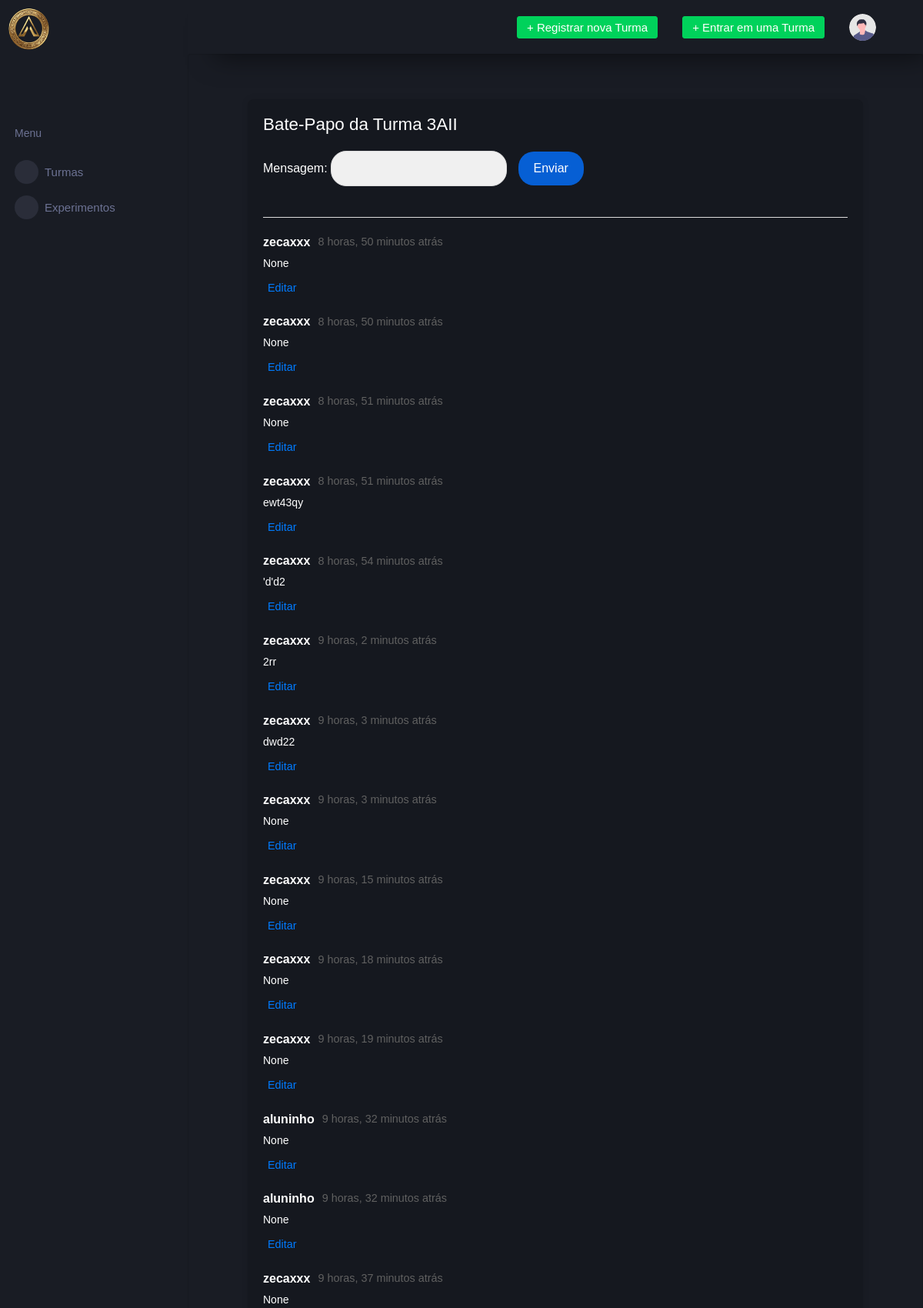
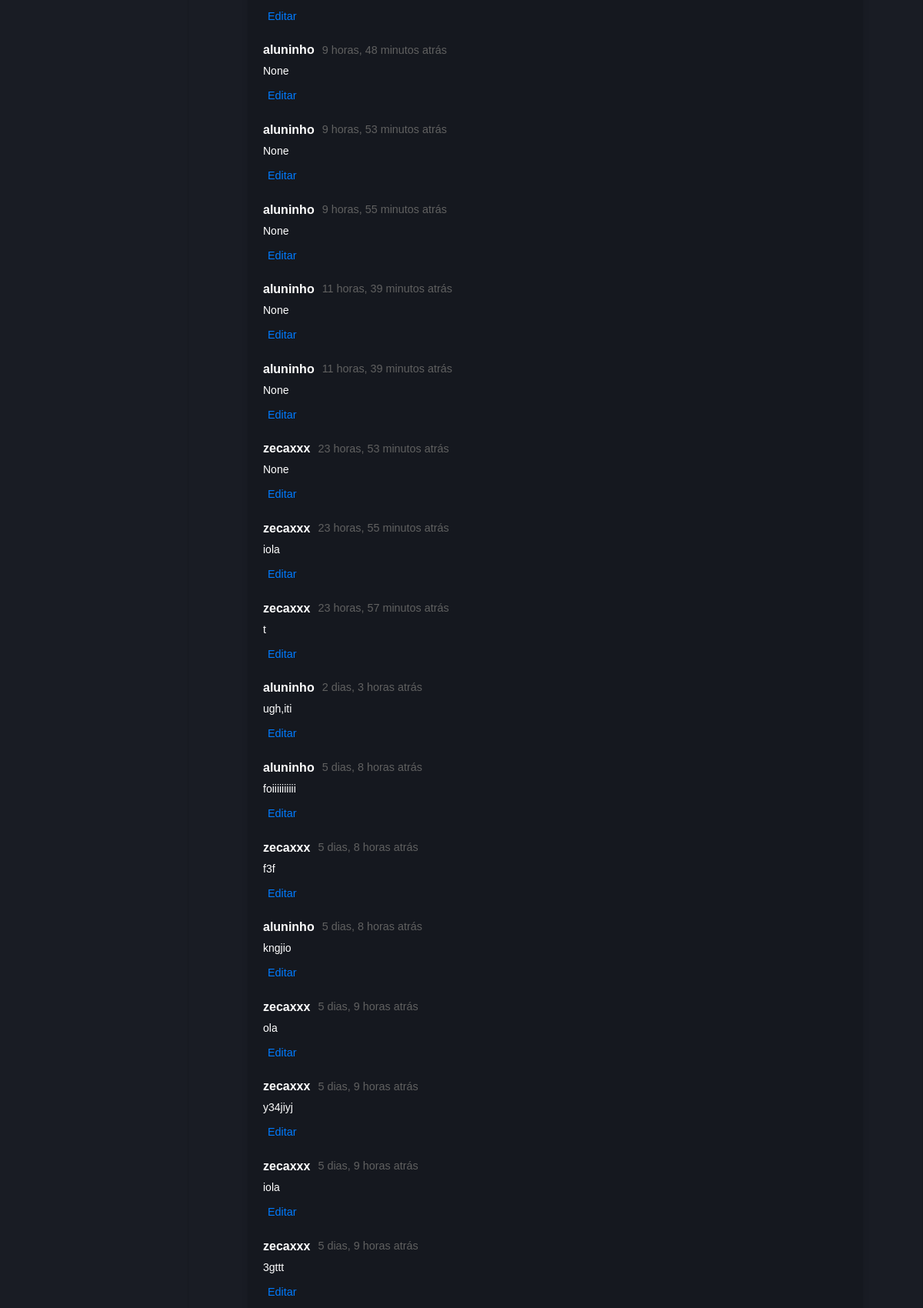
/bate_papo/read/2 (upper part), run on the app's committed database (2 pictures, top to bottom).
### turmas/models.py (models this page shows, shortened)
class Turma(models.Model):
    nome = models.CharField(max_length=100)
    codigo = models.CharField(max_length=10, blank=True, null=True, unique=True)
    matricula = models.ManyToManyField(Usuario, through='UsuarioTurma')

class UsuarioTurma(models.Model):
    data_matricula = models.DateField(auto_now_add=True)
    turma = models.ForeignKey(Turma, on_delete=models.CASCADE)
    usuario = models.ForeignKey(Usuario, on_delete=models.CASCADE)

### bate_papo/models.py (models this page shows, shortened)
class Bate_papo(models.Model):
    mensagem = models.CharField(max_length=300, blank=True, null=True)
    data = models.DateTimeField(auto_now_add=True)
    usuarioturma = models.ForeignKey(UsuarioTurma, on_delete=models.CASCADE,blank=True, null=True)

### bate_papo/views.py (the view)
# urls.py: path("read/<int:turma_id>", views.read_batepapo, name="read_batepapo"),
def read_batepapo(request, turma_id):
    turma = get_object_or_404(Turma, pk=turma_id)
    usuarios_turma = UsuarioTurma.objects.filter(turma=turma)
    bate_papo = Bate_papo.objects.filter(usuarioturma__in=usuarios_turma).order_by('-data')
    if request.method == 'POST':
        form = Bate_papoForm(request.POST, request.FILES)
        if form.is_valid():
            mensagem = form.save(commit=False)
            usuarioturma = get_object_or_404(UsuarioTurma, usuario=request.user, turma=turma)
            mensagem.usuarioturma = usuarioturma
            mensagem.save()
            return redirect('read_batepapo', turma_id=turma.id)  # Redireciona para a mesma página após o envio
    else:
        form = Bate_papoForm()
    return render(request, 'turtem/batepapo/read.html', {
        'bate_papo': bate_papo,
        'turma': turma,
        'form': form
    })

### bate_papo/form.py
class Bate_papoForm(forms.ModelForm):
    class Meta:
        model = Bate_papo
        fields = ['mensagem']

### templates/turtem/batepapo/read.html (shortened to what this page needs)
{% extends "turtem/base.html" %}
{% block comentario %}
{% load static %}
<!DOCTYPE html>
<html lang="pt-BR">
<head>
    <link rel="stylesheet" href="{% static 'meu_css/comentarios.css' %}">
</head>
<body>
    <div class="container">
        <h2>Bate-Papo da Turma {{ turma.nome }}</h2>
        <div class="comment-section">
            <div class="add-comment">
                <form method="post" enctype="multipart/form-data">
                    {{ form }}
                    <button type="submit">Enviar</button>
                </form>
            </div>
            <hr>
            <div class="comments-list">
                {% for mensagem in bate_papo %}
                    <div class="comment">
                        <div class="comment-content">
                            <div class="comment-header">
                                <span class="username">{{ mensagem.usuarioturma.usuario.username }}</span>
                                <span class="time">{{ mensagem.data|timesince }} atrás</span>
                            </div>
                            <p>{{ mensagem.mensagem }}</p>
                            <div class="comment-actions">
                                <button class="reply-button"><a href="/bate_papo/update/{{mensagem.id}}">Editar</a></button>
                            </div>
                        </div>
                    </div>
                {% empty %}
                    <p>Não há mensagens ainda.</p>
                {% endfor %}
            </div>
        </div>
    </div>
</body>
</html>
{% endblock %}

### static/meu_css/comentarios.css (style rules this page uses)
body { font-family: Arial, sans-serif; margin: 0; padding: 0; }
.container { width: 100%; max-width: 800px; margin: 30px auto; padding: 20px; background-color: #15181f; box-shadow: 0 0 10px rgba(0, 0, 0, 0.1); border-radius: 8px; }
h2 { font-size: 1.4em; color: #ffffff; margin-bottom: 20px; }
.comment-section { display: flex; flex-direction: column; }
.add-comment { display: flex; margin-bottom: 20px; }
input { flex: 1; padding: 10px; border-radius: 20px; border: 1px solid #ddd; font-size: 1em; resize: none; background-color: #f0f0f0 }
.add-comment button { background-color: #065fd4; color: #fff; border: none; padding: 10px 20px; border-radius: 20px; margin-left: 10px; cursor: pointer; transition: background-color 0.3s; }
hr { border: none; height: 1px; background-color: #ddd; margin: 20px 0; }
.comments-list { display: flex; flex-direction: column; gap: 20px; }
.comment { display: flex; }
.comment-content { flex: 1; }
.comment-header { display: flex; align-items: center; gap: 10px; margin-bottom: 5px; }
.comment-header .username { font-weight: bold; color: #ffffff; }
.comment-header .time { font-size: 0.9em; color: #606060; }
.comment-content p { margin: 0; color: #ffffff; }
.comment-actions { display: flex; align-items: center; gap: 15px; margin-top: 10px; }
.comment-actions .like-button, .comment-actions .reply-button { background: none; border: none; color: #065fd4; cursor: pointer; font-size: 0.9em; }

### data on the page
Turma: nome "3AII"
Bate_papo: usuarioturma.usuario.username "zecaxxx", data "8 horas, 50 minutos", mensagem "None"
Bate_papo: usuarioturma.usuario.username "zecaxxx", data "8 horas, 50 minutos", mensagem "None"
Bate_papo: usuarioturma.usuario.username "zecaxxx", data "8 horas, 51 minutos", mensagem "None"
Bate_papo: usuarioturma.usuario.username "zecaxxx", data "8 horas, 51 minutos", mensagem "ewt43qy"
Bate_papo: usuarioturma.usuario.username "zecaxxx", data "8 horas, 54 minutos", mensagem "'d'd2"
Bate_papo: usuarioturma.usuario.username "zecaxxx", data "9 horas, 2 minutos", mensagem "2rr"
Bate_papo: usuarioturma.usuario.username "zecaxxx", data "9 horas, 3 minutos", mensagem "dwd22"
Bate_papo: usuarioturma.usuario.username "zecaxxx", data "9 horas, 3 minutos", mensagem "None"
Bate_papo: usuarioturma.usuario.username "zecaxxx", data "9 horas, 15 minutos", mensagem "None"
Bate_papo: usuarioturma.usuario.username "zecaxxx", data "9 horas, 18 minutos", mensagem "None"
Bate_papo: usuarioturma.usuario.username "zecaxxx", data "9 horas, 19 minutos", mensagem "None"
Bate_papo: usuarioturma.usuario.username "aluninho", data "9 horas, 32 minutos", mensagem "None"
Bate_papo: usuarioturma.usuario.username "aluninho", data "9 horas, 32 minutos", mensagem "None"
Bate_papo: usuarioturma.usuario.username "zecaxxx", data "9 horas, 37 minutos", mensagem "None"
Bate_papo: usuarioturma.usuario.username "aluninho", data "9 horas, 48 minutos", mensagem "None"
Bate_papo: usuarioturma.usuario.username "aluninho", data "9 horas, 53 minutos", mensagem "None"
Bate_papo: usuarioturma.usuario.username "aluninho", data "9 horas, 55 minutos", mensagem "None"
Bate_papo: usuarioturma.usuario.username "aluninho", data "11 horas, 39 minutos", mensagem "None"
Bate_papo: usuarioturma.usuario.username "aluninho", data "11 horas, 39 minutos", mensagem "None"
Bate_papo: usuarioturma.usuario.username "zecaxxx", data "23 horas, 53 minutos", mensagem "None"
Bate_papo: usuarioturma.usuario.username "zecaxxx", data "23 horas, 55 minutos", mensagem "iola"
Bate_papo: usuarioturma.usuario.username "zecaxxx", data "23 horas, 57 minutos", mensagem "t"
Bate_papo: usuarioturma.usuario.username "aluninho", data "2 dias, 3 horas", mensagem "ugh,iti"
Bate_papo: usuarioturma.usuario.username "aluninho", data "5 dias, 8 horas", mensagem "foiiiiiiiiii"
Bate_papo: usuarioturma.usuario.username "zecaxxx", data "5 dias, 8 horas", mensagem "f3f"
Bate_papo: usuarioturma.usuario.username "aluninho", data "5 dias, 8 horas", mensagem "kngjio"
Bate_papo: usuarioturma.usuario.username "zecaxxx", data "5 dias, 9 horas", mensagem "ola"
Bate_papo: usuarioturma.usuario.username "zecaxxx", data "5 dias, 9 horas", mensagem "y34jiyj"
Bate_papo: usuarioturma.usuario.username "zecaxxx", data "5 dias, 9 horas", mensagem "iola"
Bate_papo: usuarioturma.usuario.username "zecaxxx", data "5 dias, 9 horas", mensagem "3gttt"
